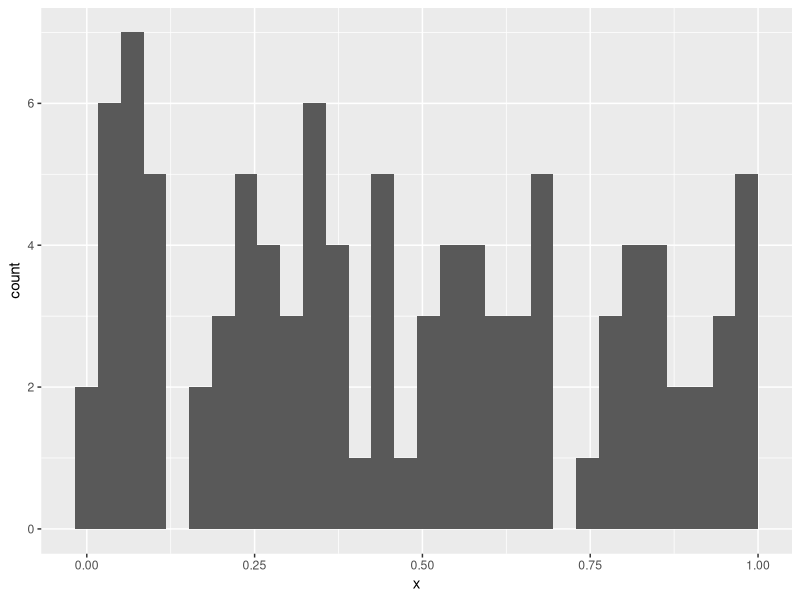

Recreate this plot in R.
## ---- chunk 1
#| label: setup
#| echo: false

library(tidyverse)
## ---- chunk 2
set.seed(32742)

b1 <- beaver1 %>%
  mutate(time = as.integer(time)) %>%
  select(-activ) %>% slice(1:10)

air_temps <- tibble(
  day = 346,
  time = as.integer(c(830, 835, 840, 845, 850, 855,
                      900, 905, 910, 915, 920, 930, 935, 940, 945, 950, 955,
                      1000, 1005, 1010, 1015, 1020, 1025)),
  air_temp = runif(length(time), 9, 10)
)
## ---- chunk 3
#| echo: true

print(b1)
## ---- chunk 4
#| echo: true

print(air_temps, n = 23)
## ---- chunk 5
#| echo: true
#| message: true

left_join(b1, air_temps)
## ---- chunk 6
#| echo: true
#| message: true

full_join(b1, air_temps)
## ---- chunk 7
#| echo: true
#| message: true

left_join(b1, air_temps, by = join_by(time))
## ---- chunk 8
IDs <- structure(list(Sample = c("10339243_20240604_dbea51c1-46d7-41f7-9cc9-bb3eabc41326", 
"10351235_20240620_b6571277-2cdf-4bba-8c66-63e79b4c56df", "10353170_20240607_78232c77-f77f-42ba-86a1-898485970ebb", 
"10353307_20240612_97094286-e01d-4291-8624-d9eb5a5ae0ce", "10353940_20240613_a2471b7a-07b5-4e44-8e30-20485101147b", 
"10361965_20240605_f33a532f-0286-478d-ad9d-3c8b2a88c1f1", "10370824_20240613_99dda9ae-d870-4029-956d-8f71d7c2dfc3", 
"10371188_20240522_d0c56972-4354-4cd2-b55f-ec58ec2e6597", "10371698_20240610_eecbdc43-bf70-4f81-857f-ef85207fde43", 
"10378521_20240725_09331911-0694-46f9-94fc-e650e075f415", "10379207_20240314_a20a47a7-7605-4726-a34d-06292597b94a", 
"10379323_20240610_44fb64da-896e-4027-8041-90e901e98577", "10384854_20240619_1cc47e47-5cbc-478e-ab53-1073c10ae392", 
"10385289_20240619_09e7b6f5-19d2-487e-9d49-bfa2d9cb3d54", "10386633_20240722_1bc766ab-bd55-49cd-8597-7c59a741fdf0", 
"10397351_20240606_28793edf-d507-407e-ba38-0b81d204f4d3", "10403455_20240619_f65a4b72-3542-4c00-b058-a4d411d20b50", 
"10404017_20240612_ba30b6d9-ea83-4ff9-88fd-819a8456c6c3", "10405726_20240626_eb28d39c-633e-430a-bf13-8b5df2164ca3", 
"10408995_20240702_9be496f0-b677-4e08-b6a2-57fca34a16e9")), row.names = c(NA, 
-20L), class = c("tbl_df", "tbl", "data.frame"))
## ---- chunk 9
#| echo: true

IDs
## ---- chunk 10
#| echo: true

IDs |> 
  separate(Sample, into = c("Sample", "Date", "Random_String"),
           sep = "_")
## ---- chunk 11
#| echo: true

IDs |> 
  separate(Sample, into = c("ID", "Date", "Random_String"),
           sep = "_") |> 
  mutate(Date = ymd(Date))
## ---- chunk 12
#| echo: true

IDs |> 
  mutate(ID = str_sub(Sample, start = 1, end = 8),
         Date = str_sub(Sample, start = 10, end = 17))
## ---- chunk 13
ids <- paste0("Sample", rep(1:10, each = 10), "-", 1:10)
## ---- chunk 14
#| echo: true

ids
## ---- chunk 15
#| echo: true

4 == 1:10 # Vector of T/F

(x <- 20:30)
(y <- c(21,25))

which(x %in% y) # Returns indices
which(y %in% x)

1 %in% 1:10 # T/F

"F" %in% (c("F", "f")) # T/F

"F" %in% (c("M", "m")) # T/F
## ---- chunk 16
#| echo: true

x <- runif(100)

ggplot(tibble(x), aes(x)) + geom_histogram()
